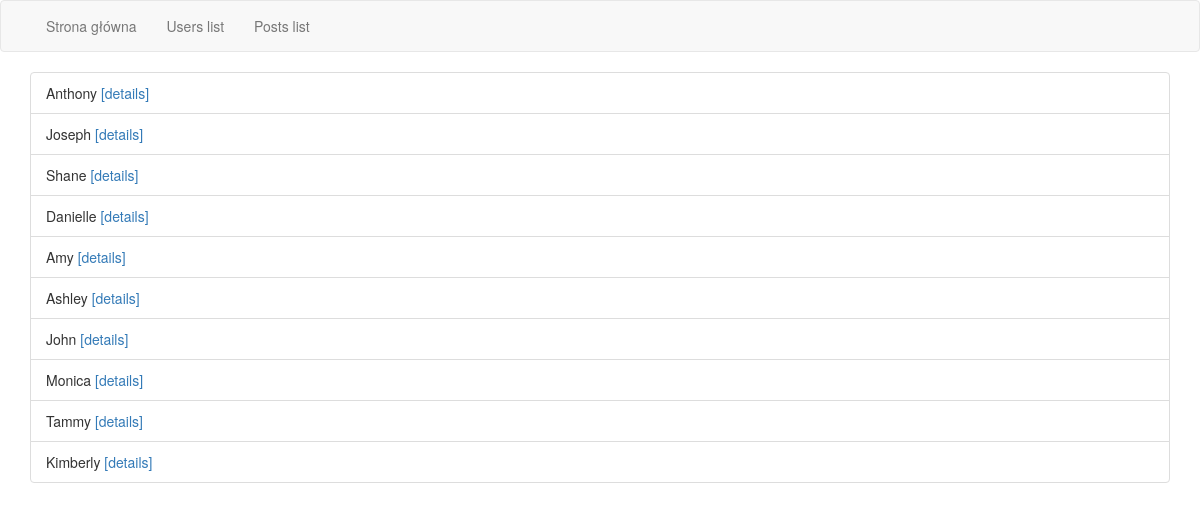
/users/, run on the app's committed database.
### ml_runner/models.py (models this page shows, shortened)
class User(db.Model):
    id = db.Column(db.Integer, primary_key=True)
    username = db.Column(db.String(80), unique=True, nullable=False)

### ml_runner/main/views.py (the view)
@bp.route('/users/')
def users_list():
    users = User.query.all()
    return render_template('users_list.html', users=users)

### ml_runner/templates/users_list.html
{% extends "base.html" %}
{% block custom_content %}
  <ul class="list-group">
    {% for user in users %}
    <li class="list-group-item">
      {{ user.username }}
      <a href="{{ url_for('main.user_details', user_id=user.id) }}">[details]</a>
    </li>
    {% endfor %}
  </ul>
{% endblock %}

### data on the page
User: username "Anthony"
User: username "Joseph"
User: username "Shane"
User: username "Danielle"
User: username "Amy"
User: username "Ashley"
User: username "John"
User: username "Monica"
User: username "Tammy"
User: username "Kimberly"
